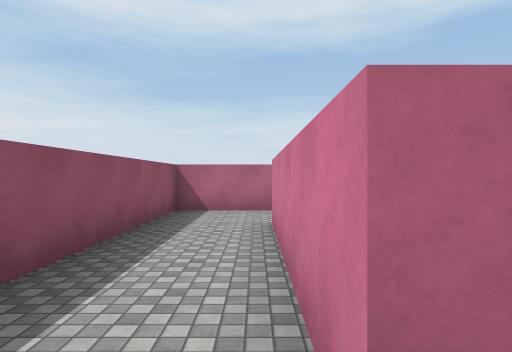
[1] (above)

23 first-person views from a walk through a 3-D level made in the Unity game engine. The camera is 1.5 m above the floor, looks level and sees 75° across. The floor is counted in squares, 2 m on a side. Each view is taken from the middle of a square. On the plan, view 1 faces up. The plan holds only what a view shows up to about 11 squares ahead; the rest is blank. The place goes on beyond the plan. Surface patterns are stand-ins for the level's own textures.

[2]
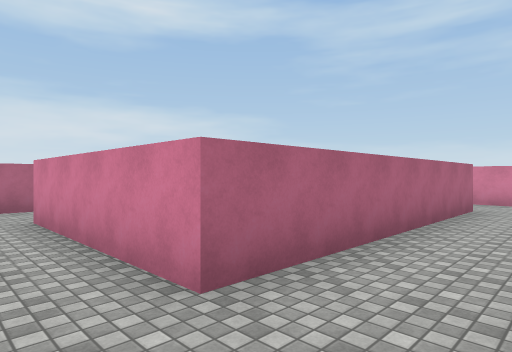

[3]
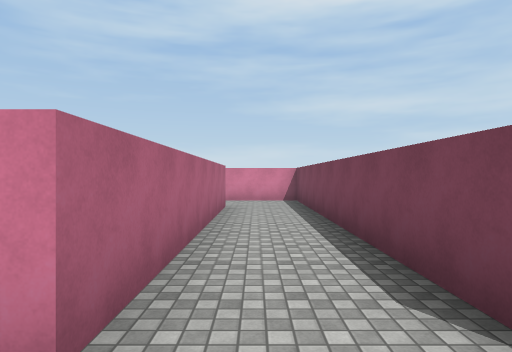

[4]
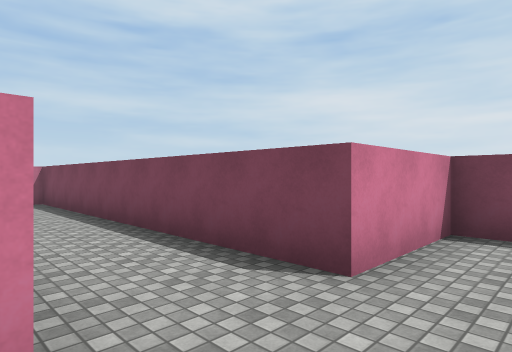

[5]
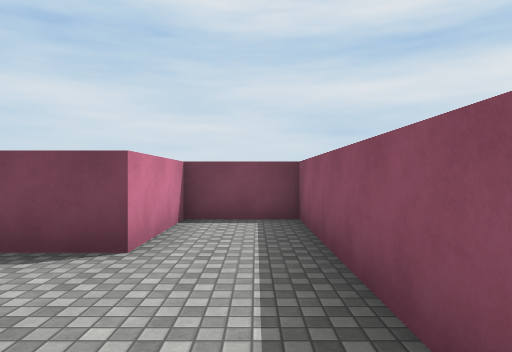

[6]
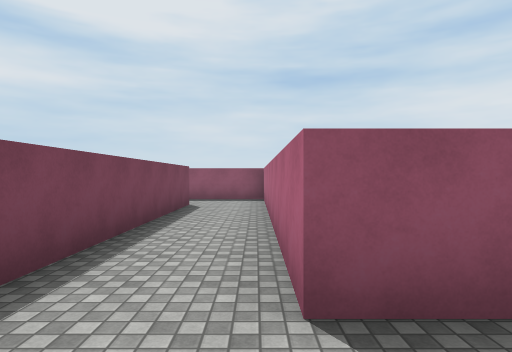

[7]
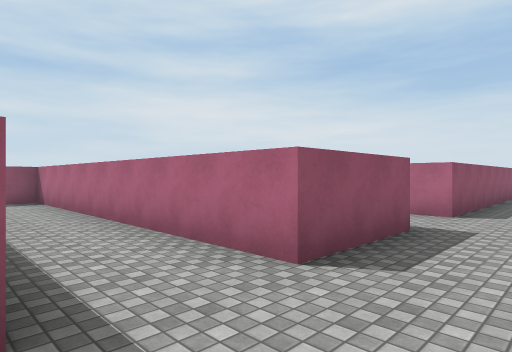

[8]
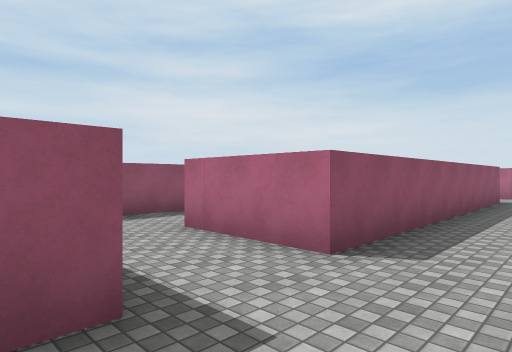

[9]
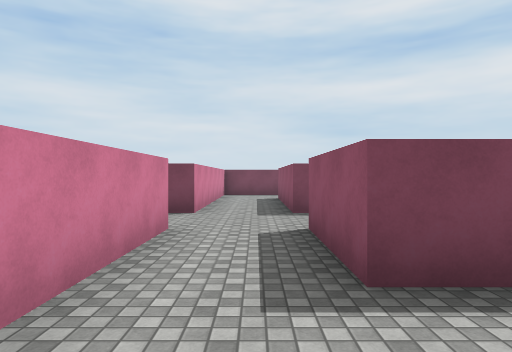

[10]
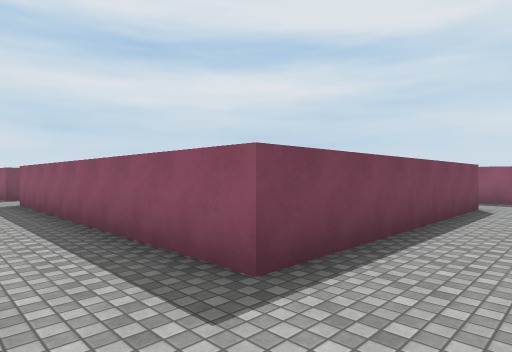

[11]
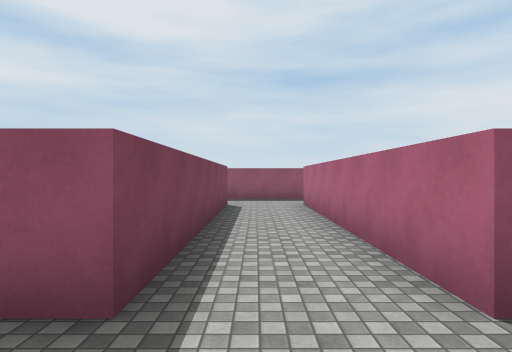

[12]
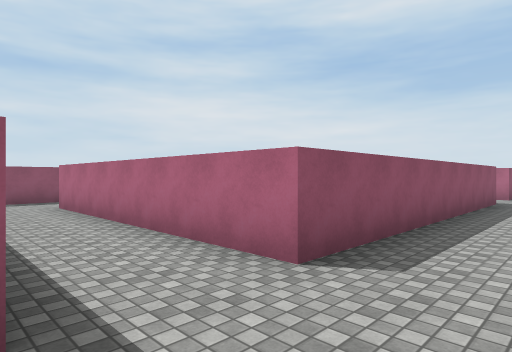

[13]
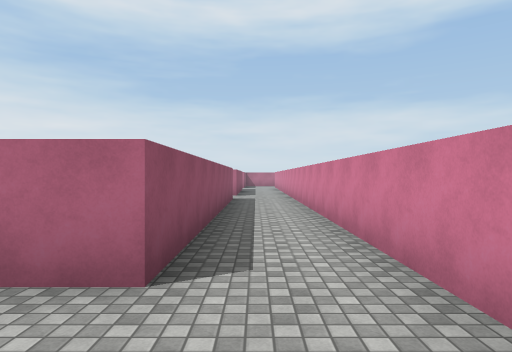

[14]
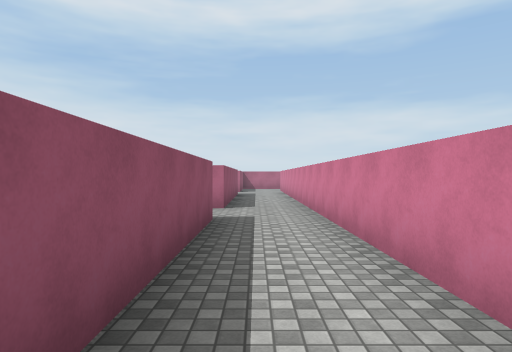

[15]
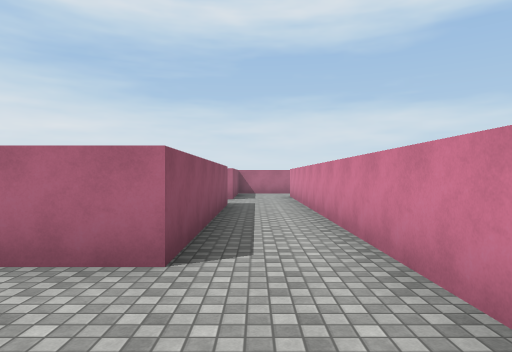

[16]
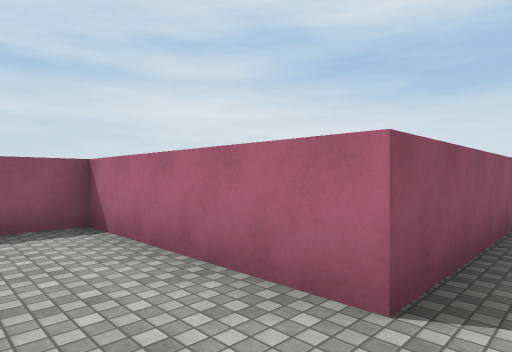

[17]
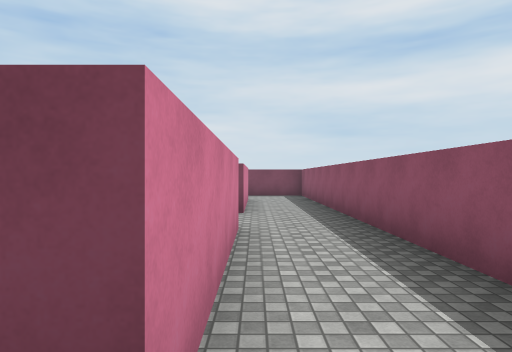

[18]
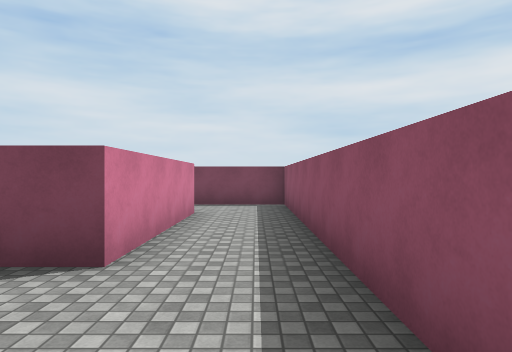

[19]
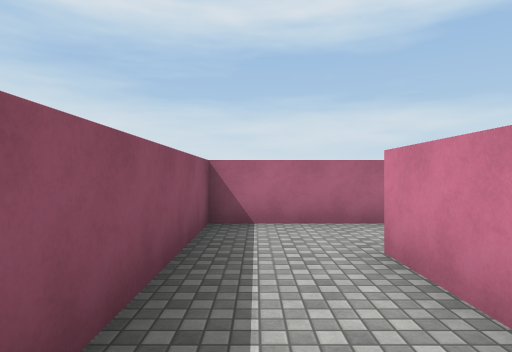

[20]
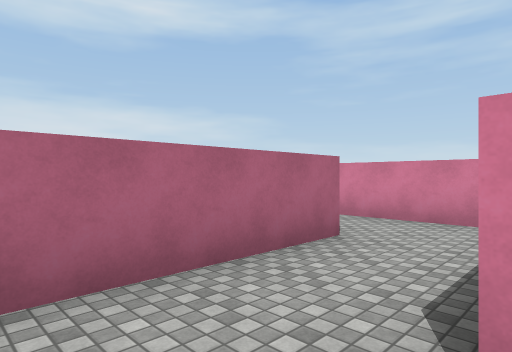

[21]
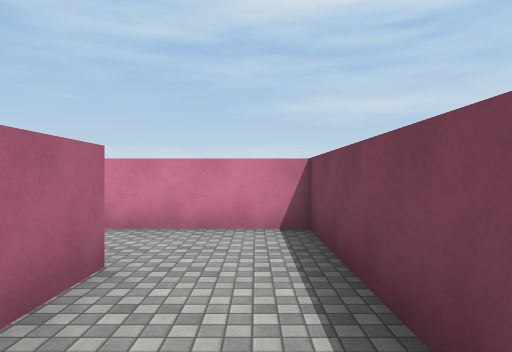

[22]
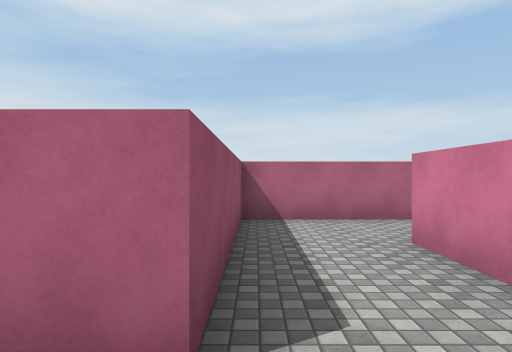

[23]
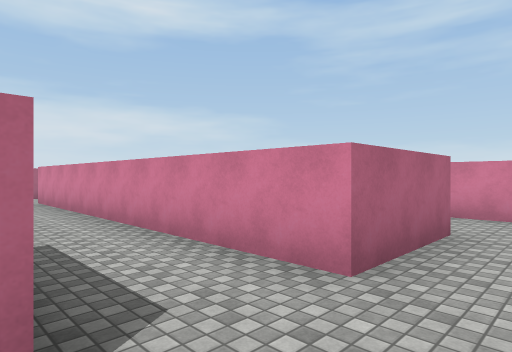

### Floor plan
Points are (right, up) in squares from view 1. A wall is a line through its corners. A room is listed if a view was taken in it or the views show most of it. See-through windows are left out.
Room 1 (views 1, 2, 3, 4, 5, 6, 7, 8, 9, 12, 13, 23)
walls: (6.2, 9.8) (7.3, 9.8) (7.3, 7.3) (-1.8, 7.3) (-1.8, -3.8) (0.3, -3.8) (0.3, -1.3) (9.3, -1.3) (9.3, 5.3) (9.9, 5.3); (11.8, 7.3) (9.3, 7.3) (9.3, 16.8); (7.2, 0.7) (0.3, 0.7) (0.3, 5.3) (7.3, 5.3) (7.3, 1.1); (7.3, 20.3) (7.3, 11.8) (4.8, 11.8)
ways out: opening at (4, 11) to room 2; opening at (8.5, 19.5) to room 2; opening at (13, 8)
Room 2 (views 10, 11, 14, 15, 16, 17, 18, 19, 20, 21, 22)
walls: (9.3, 21.6) (9.3, 36.5); (0.3, 16.2) (0.3, 20.3) (7.3, 20.3); (2.8, 13.1) (2.8, 11.6); (7.3, 30.9) (7.3, 22.3) (0.3, 22.3) (0.3, 26.2) (4.8, 26.2) (4.8, 30.8); (7.3, 36.5) (7.3, 32.8) (2.8, 32.8) (2.8, 28.2) (-1.8, 28.2) (-1.8, 14.3) (0.6, 14.3)
ways out: opening at (4, 11) to room 1; opening at (8.5, 19.5) to room 1

Positions as (right, up) in squares from view 1, and headings:
1: (0, 0), facing up
2: (-1, -1), facing up-right
3: (-1, 0), facing right
4: (-1, 1), facing down-right
5: (-1, 2), facing down
6: (9, 7), facing left
7: (9, 5), facing up-left
8: (9, 9), facing up-left
9: (8, 12), facing down
10: (9, 22), facing down-left
11: (9, 21), facing left
12: (9, 20), facing up-left
13: (8, 20), facing up
14: (8, 25), facing up
15: (8, 30), facing up
16: (8, 31), facing up-left
17: (0, 27), facing down
18: (-1, 23), facing down
19: (-1, 23), facing up
20: (-1, 26), facing up-right
21: (0, 27), facing right
22: (3, 27), facing up
23: (7, 6), facing up-right
